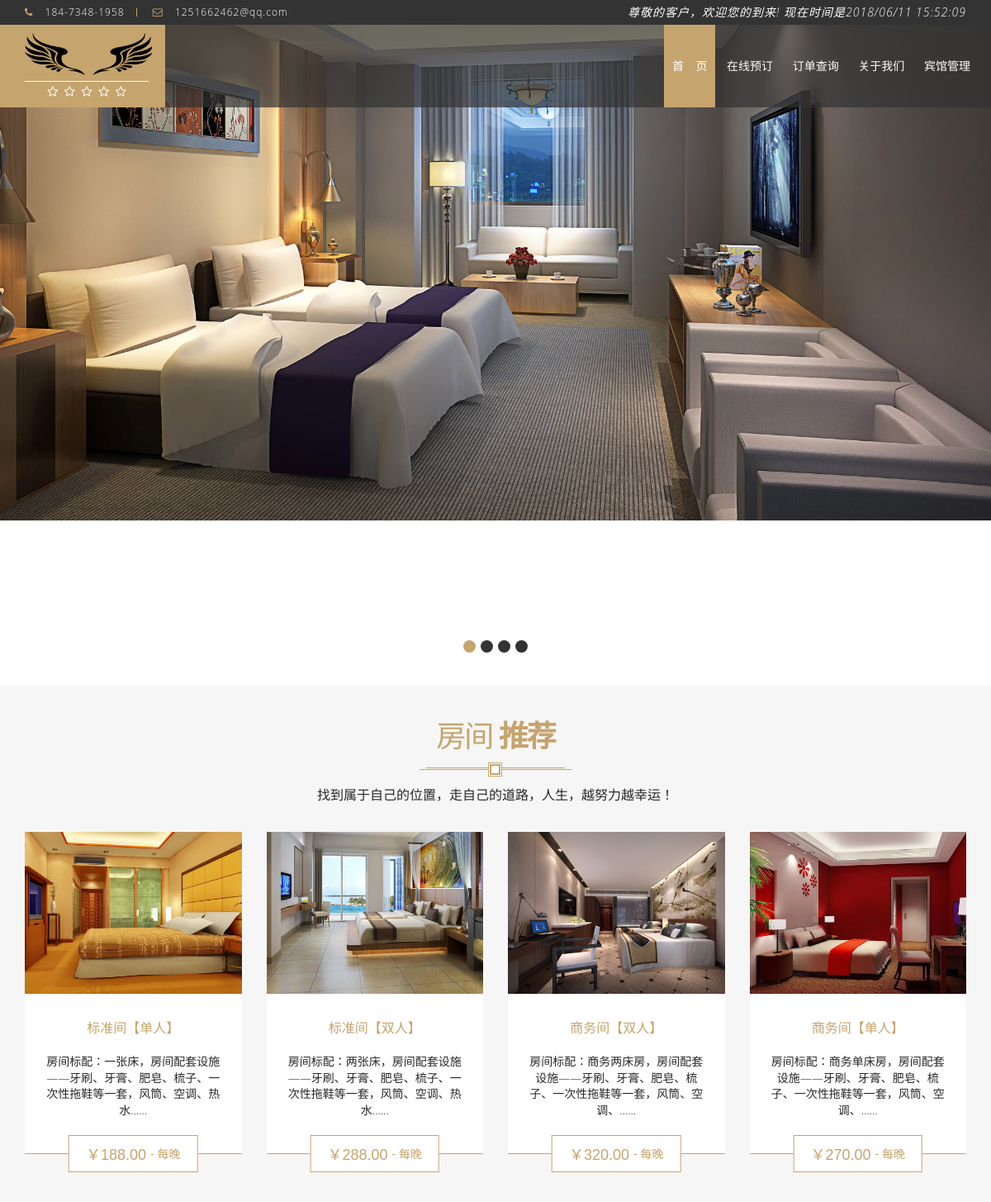
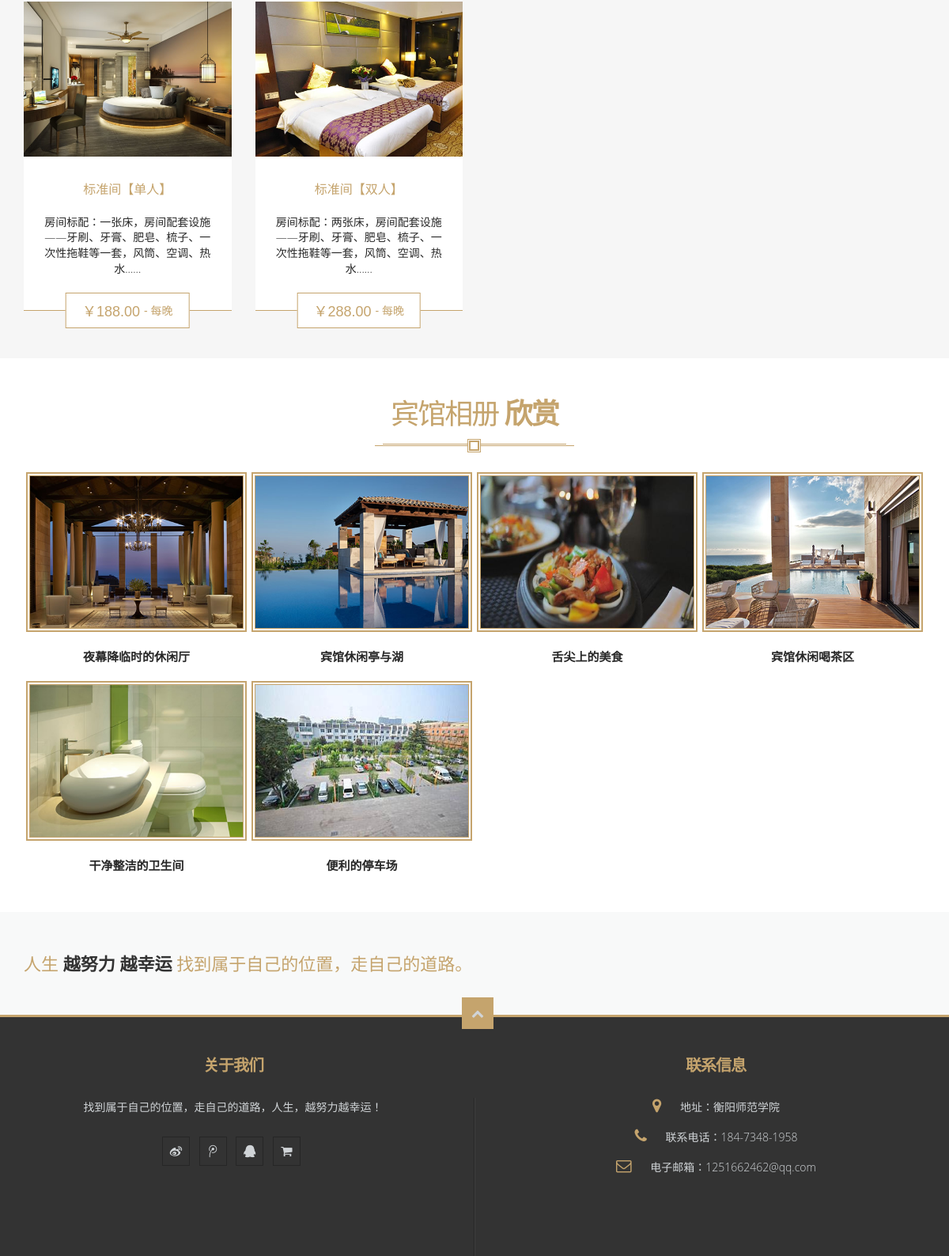
The page / on the database its author committed (2 pictures, top to bottom).
### tables this page shows
CREATE TABLE IF NOT EXISTS `room` (
  `roomid` varchar(4) NOT NULL COMMENT '房间编号',
  `typeid` int(4) NOT NULL COMMENT '类型标识',
  `status` char(1) NOT NULL COMMENT '是否入住',
  `remarks` varchar(500) default NULL COMMENT '房间描述',
  `pic` varchar(100) NOT NULL COMMENT '房间图片',
  PRIMARY KEY  (`roomid`),
  UNIQUE KEY `roomid` (`roomid`),
  KEY `FK_ID` (`typeid`)
);

CREATE TABLE IF NOT EXISTS `roomtype` (
  `typeid` int(4) NOT NULL auto_increment COMMENT '类型标识',
  `typename` varchar(20) NOT NULL COMMENT '类型名称',
  `area` varchar(2) NOT NULL COMMENT '房间面积',
  `hasNet` char(1) NOT NULL default '有' COMMENT '网络',
  `hasTV` char(1) NOT NULL default '有' COMMENT '有线电视',
  `price` decimal(8,2) NOT NULL COMMENT '价格',
  `totalnum` int(4) NOT NULL COMMENT '房间数量',
  `leftnum` int(4) NOT NULL COMMENT '剩余数量',
  PRIMARY KEY  (`typeid`)
);

CREATE TABLE IF NOT EXISTS `news` (
  `id` int(4) NOT NULL auto_increment COMMENT '序号',
  `title` varchar(30) NOT NULL COMMENT '图片标题',
  `spic` varchar(100) NOT NULL COMMENT '小图片',
  `bpic` varchar(100) NOT NULL COMMENT '大图片',
  `describes` varchar(240) NOT NULL COMMENT '描述',
  PRIMARY KEY  (`id`)
);

### index.php (the view, shortened to what this page needs)
<!DOCTYPE html>
<html>
<head>
<link href="css/font-awesome.css" rel="stylesheet" type="text/css"/>
<link href="css/styles.css" rel="stylesheet" type="text/css"/>
<link href="css/index.css" rel="stylesheet" type="text/css"/>
</head>
<body class="homepage trans-header sticky white-datepicker">
<div id="page-body-wrap">
<div id="home-top-section">
<div id="main-slider">
<div class="items">
</div>
</div>
</div>
<div id="luxury-rooms">
<div class="heading-box">
<h2>
    <a href="javascript:;">
        房间
        <span>
            推荐
        </span>
    </a>
</h2>
<div class="subtitle">
    找到属于自己的位置，走自己的道路，人生，越努力越幸运！
</div>
</div>
<div class="room-container container">
<div class="row">
    <?php
      require("dbconnect.php");
      $sql="select a.pic,a.remarks,b.typename,b.price from room a,roomtype b where a.typeid=b.typeid order by roomid asc limit 8";
      $arr=mysqli_query($db_link,$sql);
      while($rows=mysqli_fetch_assoc($arr)){
    ?>
    <div class="room-box col-md-3 col-sm-6 col-xs-6">
        <div class="img-container">
            <img class='imgs' alt="" src='images/<?php echo $rows["pic"] ?>'/>
        </div>
        <div class="details">
            <div class="title">
                <a href="javascript:;">
                    <?php echo $rows["typename"] ?>
                </a>
            </div>
            <div class="desc">
                房间标配：<?php echo $rows["remarks"] ?>...
            </div>
            <div class="price">
                <span>
                    ￥<?php echo $rows["price"] ?>
                </span>
                - 每晚
            </div>
        </div>
    </div>
    <?php } ?>
</div>
</div>
</div>
<div id="gallery">
<div class="heading-box">
<h2>
    <a href="javascript:;">
        宾馆相册
        <span>
            欣赏
        </span>
    </a>
</h2>
</div>
<div class="gallery-container container gallery-grid">
<div class="gallery-container">
    <ul class="image-main-box clearfix">
    <?php
      require("dbconnect.php");
      $sql="select * from news limit 8";
      $arr=mysqli_query($db_link,$sql);
      while($rows=mysqli_fetch_assoc($arr)){
    ?>
        <li class="item col-sm-3 col-xs-6 col-md-3 igal-item">
            <figure>
                <img width='269px' height='192px' alt='<?php echo $rows["title"] ?>' src='images/<?php echo $rows["spic"] ?>'/>
                <a class="more-details" data-title='<?php echo $rows["title"] ?>' href='images/<?php echo $rows["bpic"] ?>'>
                </a>
            </figure>
            <h3 class="gallery-h3-title">
                <a href="javascript:;" title='<?php echo $rows["title"] ?>'>
                    <?php echo $rows["title"] ?>
                </a>
            </h3>
        </li>
        <?php } ?>
    </ul>
</div>
</div>
</div>
<div id="buy-theme">
<div class="inner-container container">
<div class="title">
    人生
    <span>
        越努力 越幸运
    </span>
    找到属于自己的位置，走自己的道路。
</div>
</div>
</div>
</div>
</body>
</html>

### css/index.css (style rules this page uses)
body { font-family: "Open Sans","Lobster",Raleway,Arial,Verdana,Helvetica,'Microsoft Yahei',Lato,sans-serif;font-size:14px;color:#282828; }
ul,li { list-style:none;margin:0;padding:0; }
a { outline:none!important;color:#282828; }
.color-title a { color:#c5a46d; }
#main-header #top-logo { width:100%; }
#main-header #top-logo .title { margin:10px 20px 2px;padding-bottom:6px; }
#top-logo img { max-height:80px;max-height:52px; }
.heading-box { margin:40px 0; }
.heading-box h2 { font-size:36px; }
.heading-box h2 a { color:#c5a46d; }
.heading-box .subtitle { padding-left:15px;padding-right:15px; }
#luxury-rooms, #special-dishes, #special-packages-type-2 { background:#f6f6f6; }
#luxury-rooms { padding-bottom:0; }
#luxury-rooms .heading-box { margin-bottom:0px; }
.room-container { margin:35px auto 30px; }
.room-container .room-box .img-container:before { display:none; }
.room-container .room-box .img-container { height:auto; }
.room-container .room-box .img-container img { position:static;transform:none; }
.room-container .room-box .details { background:#fff;padding:30px 0 43px; }
.room-container .room-box .details .title { overflow-x:hidden;text-overflow:ellipsis;white-space:nowrap;font-size:16px;letter-spacing:normal;margin-bottom:20px;line-height:1.4; }
.room-container .room-box .details .desc { line-height:1.4; }
#gallery .gallery-grid { margin-bottom:25px; }
#gallery .heading-box { margin:30px auto 15px; }
.gallery-container .image-main-box .item { margin-bottom:0; }
.gallery-h3-title { overflow-x:hidden;text-overflow:ellipsis;white-space:nowrap;padding:25px 18px;font-size:15px;font-weight:bold;margin-bottom:0;text-align:center;margin-top:0; }
.gallery-h3-title a { color:inherit; }
#buy-theme { padding:50px 0; }
#buy-theme .inner-container { max-width:100%; }
#top-footer { padding:40px 0 0; }
#top-footer h4 { font-size:20px;font-weight:bold;margin-bottom:30px;text-align: center; }
#top-footer .widget-content .f-about,#top-footer .widget-content .f-about p { line-height:1.66; }
#top-footer .widget-content .f-about p { margin-bottom:0; }
#top-footer .widget-content ul.social-icons { margin-top:22px;margin-left:-4px; }
#top-footer .widget-content ul li { line-height:1.66; }
.room-container .room-box .details .price span { font-size:18px; }
.widget ul li:before { display:none; }
.widget ul { list-style: none; margin: 0; }

### index.php (style rules this page uses)
.room-container .room-box .img-container img { height: 196px; }
.room-container .room-box .details { min-height: 192px; }

### rows shown on the page
room: pic (picture), typeid.typename "标准间【单人】", remarks "一张床，房间配套设施——牙刷、牙膏、肥皂、梳子、一次性拖鞋等一套，风筒、空调、热水...", typeid.price "188.00"
room: pic (picture), typeid.typename "标准间【双人】", remarks "两张床，房间配套设施——牙刷、牙膏、肥皂、梳子、一次性拖鞋等一套，风筒、空调、热水...", typeid.price "288.00"
room: pic (picture), typeid.typename "商务间【双人】", remarks "商务两床房，房间配套设施——牙刷、牙膏、肥皂、梳子、一次性拖鞋等一套，风筒、空调、...", typeid.price "320.00"
room: pic (picture), typeid.typename "商务间【单人】", remarks "商务单床房，房间配套设施——牙刷、牙膏、肥皂、梳子、一次性拖鞋等一套，风筒、空调、...", typeid.price "270.00"
room: pic (picture), typeid.typename "标准间【单人】", remarks "一张床，房间配套设施——牙刷、牙膏、肥皂、梳子、一次性拖鞋等一套，风筒、空调、热水...", typeid.price "188.00"
room: pic (picture), typeid.typename "标准间【双人】", remarks "两张床，房间配套设施——牙刷、牙膏、肥皂、梳子、一次性拖鞋等一套，风筒、空调、热水...", typeid.price "288.00"
news: spic (picture), title "夜幕降临时的休闲厅"
news: spic (picture), title "宾馆休闲亭与湖"
news: spic (picture), title "舌尖上的美食"
news: spic (picture), title "宾馆休闲喝茶区"
news: spic (picture), title "干净整洁的卫生间"
news: spic (picture), title "便利的停车场"
